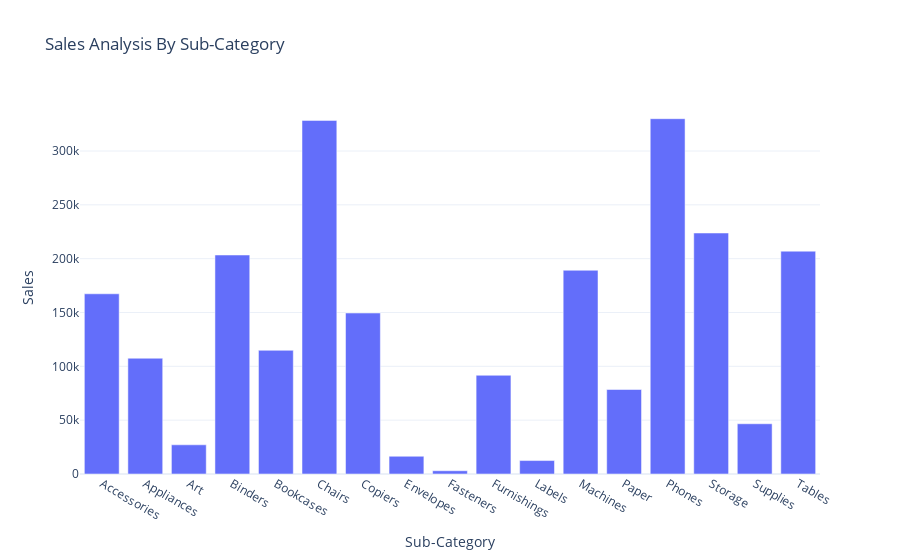

The notebook cell saved with this chart:
### Code cell
sales_by_subcategory = df.groupby('Sub-Category')['Sales'].sum().reset_index()
fig = px.bar(sales_by_subcategory, x = 'Sub-Category', y = 'Sales', 
             title = 'Sales Analysis By Sub-Category')
fig.show()

### Figure 1 — Plotly figure (JSON) as saved in the notebook; plotly's stock layout.template omitted (floating-point values rounded to 4 significant figures)
{"data": [{"alignmentgroup": "True", "hovertemplate": "Sub-Category=%{x}<br>Sales=%{y}<extra></extra>", "legendgroup": "", "marker": {"color": "#636efa", "pattern": {"shape": ""}}, "name": "", "offsetgroup": "", "orientation": "v", "showlegend": false, "textposition": "auto", "type": "bar", "x": ["Accessories", "Appliances", "Art", "Binders", "Bookcases", "Chairs", "Copiers", "Envelopes", "Fasteners", "Furnishings", "Labels", "Machines", "Paper", "Phones", "Storage", "Supplies", "Tables"], "xaxis": "x", "y": [167400.0, 107500.0, 27120.0, 203400.0, 114900.0, 328400.0, 149500.0, 16480.0, 3024.0, 91710.0, 12490.0, 189200.0, 78480.0, 330000.0, 223800.0, 46670.0, 207000.0], "yaxis": "y"}], "layout": {"barmode": "relative", "legend": {"tracegroupgap": 0}, "title": {"text": "Sales Analysis By Sub-Category"}, "xaxis": {"anchor": "y", "domain": [0, 1], "title": {"text": "Sub-Category"}}, "yaxis": {"anchor": "x", "domain": [0, 1], "title": {"text": "Sales"}}}}
